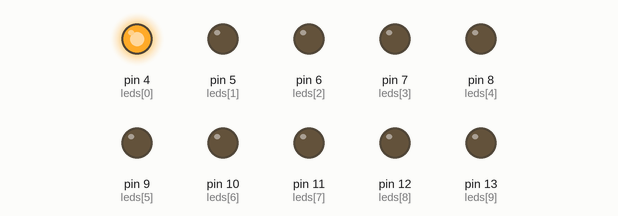
This sketch was run on a simulated Arduino Uno, built with avr-gcc and run on an emulated ATmega328P. On the bench: output pins drawn as LEDs (lit = HIGH).

Above: at 0.05 s.
At 0.55 s:
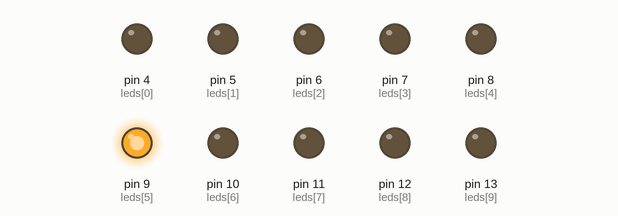
At 1.05 s:
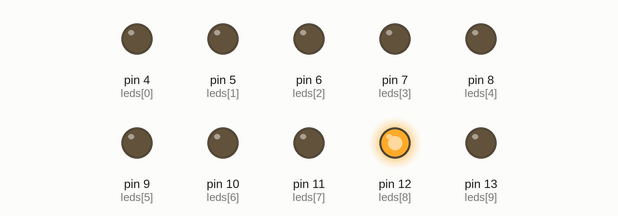
At 2.05 s:
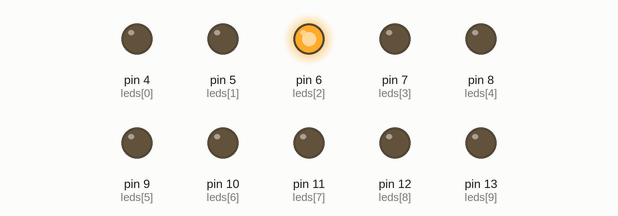
At 3.05 s:
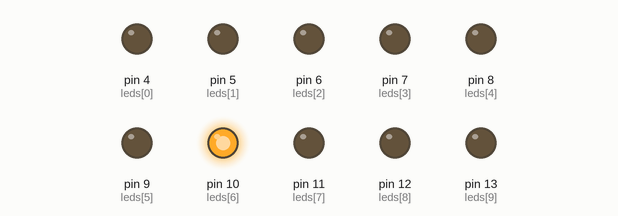
At 4.05 s:
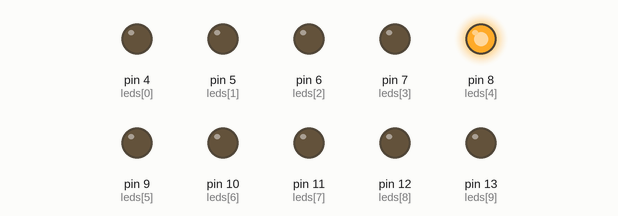
Timing chart, 0 to 4.3 s (numbered marks = the images above):
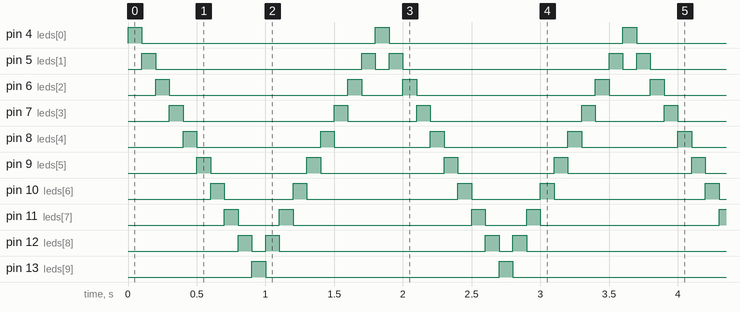

Measured:
- by itself, pin 4 (leds[0]), pin 13 (leds[9]): alternates HIGH for 0.10 s and LOW for 1.7 s
- by itself, pin 5 (leds[1]): repeats every 1.8 s: LOW 1.5 s, HIGH 0.10 s, LOW 0.10 s, HIGH 0.10 s
- by itself, pin 6 (leds[2]): repeats every 1.8 s: LOW 1.3 s, HIGH 0.10 s, LOW 0.30 s, HIGH 0.10 s
- by itself, pin 7 (leds[3]): repeats every 1.8 s: LOW 1.1 s, HIGH 0.10 s, LOW 0.50 s, HIGH 0.10 s
- by itself, pin 8 (leds[4]): repeats every 1.8 s: LOW 0.90 s, HIGH 0.10 s, LOW 0.70 s, HIGH 0.10 s
- by itself, pin 9 (leds[5]): repeats every 1.8 s: LOW 0.70 s, HIGH 0.10 s, LOW 0.90 s, HIGH 0.10 s
- by itself, pin 10 (leds[6]): repeats every 1.8 s: LOW 0.50 s, HIGH 0.10 s, LOW 1.1 s, HIGH 0.10 s
- by itself, pin 11 (leds[7]): repeats every 1.8 s: LOW 0.30 s, HIGH 0.10 s, LOW 1.3 s, HIGH 0.10 s

The sketch:

knight_rider.ino
```cpp
// C++ code
int leds[] ={4,5,6,7,8,9,10,11,12,13};
int size = 10;

void setup(){

  for( int i=0; i< size ;i++){
  	pinMode( leds[i], OUTPUT);
  }
}

void loop() {

  //Left to right
  for(int i=0; i< size; i++){
  	digitalWrite( leds[i] , HIGH);
  	delay(100);  //Wait for 100 millisecond(s)
  	digitalWrite( leds[i] , LOW);
  }

  //Right to left
  for(int i=size-2 ; i>0 ; i-- ){
  	digitalWrite( leds[i] , HIGH);
  	delay(100);  //Wait for 100 millisecond(s)
  	digitalWrite( leds[i] , LOW);
  }

}
```
